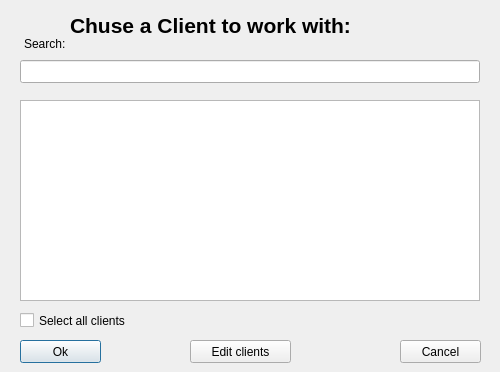
<?xml version="1.0" encoding="UTF-8"?>
<ui version="4.0">
 <class>AtpChuseClient</class>
 <widget class="QDialog" name="AtpChuseClient">
  <property name="geometry">
   <rect>
    <x>0</x>
    <y>0</y>
    <width>500</width>
    <height>372</height>
   </rect>
  </property>
  <property name="font">
   <font>
    <kerning>true</kerning>
   </font>
  </property>
  <property name="windowTitle">
   <string>Chuse a Company:</string>
  </property>
  <property name="modal">
   <bool>true</bool>
  </property>
  <widget class="QLabel" name="label">
   <property name="geometry">
    <rect>
     <x>70</x>
     <y>10</y>
     <width>361</width>
     <height>31</height>
    </rect>
   </property>
   <property name="font">
    <font>
     <pointsize>16</pointsize>
     <weight>75</weight>
     <bold>true</bold>
    </font>
   </property>
   <property name="text">
    <string>Chuse a Client to work with:</string>
   </property>
  </widget>
  <widget class="QLineEdit" name="editSearch">
   <property name="geometry">
    <rect>
     <x>20</x>
     <y>60</y>
     <width>460</width>
     <height>23</height>
    </rect>
   </property>
  </widget>
  <widget class="QLabel" name="label_2">
   <property name="geometry">
    <rect>
     <x>24</x>
     <y>36</y>
     <width>81</width>
     <height>16</height>
    </rect>
   </property>
   <property name="text">
    <string>Search:</string>
   </property>
  </widget>
  <widget class="QTableView" name="tableView">
   <property name="geometry">
    <rect>
     <x>20</x>
     <y>100</y>
     <width>460</width>
     <height>201</height>
    </rect>
   </property>
  </widget>
  <widget class="QPushButton" name="buttonOk">
   <property name="geometry">
    <rect>
     <x>20</x>
     <y>340</y>
     <width>81</width>
     <height>23</height>
    </rect>
   </property>
   <property name="text">
    <string>Ok</string>
   </property>
  </widget>
  <widget class="QPushButton" name="buttonEdit">
   <property name="geometry">
    <rect>
     <x>190</x>
     <y>340</y>
     <width>101</width>
     <height>23</height>
    </rect>
   </property>
   <property name="text">
    <string>Edit clients</string>
   </property>
  </widget>
  <widget class="QPushButton" name="buttonCancel">
   <property name="geometry">
    <rect>
     <x>400</x>
     <y>340</y>
     <width>81</width>
     <height>23</height>
    </rect>
   </property>
   <property name="text">
    <string>Cancel</string>
   </property>
  </widget>
  <widget class="QCheckBox" name="checkBox">
   <property name="geometry">
    <rect>
     <x>20</x>
     <y>310</y>
     <width>131</width>
     <height>21</height>
    </rect>
   </property>
   <property name="text">
    <string>Select all clients</string>
   </property>
  </widget>
 </widget>
 <resources/>
 <connections/>
</ui>
